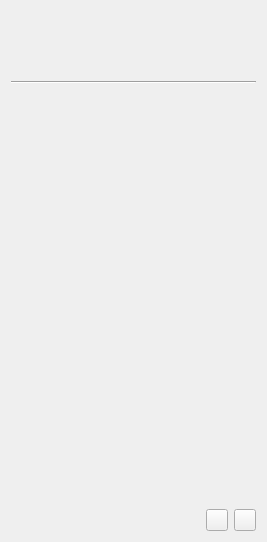
<?xml version="1.0" encoding="UTF-8"?>
<ui version="4.0">
 <class>DocumentWidget</class>
 <widget class="QWidget" name="DocumentWidget">
  <property name="geometry">
   <rect>
    <x>0</x>
    <y>0</y>
    <width>267</width>
    <height>542</height>
   </rect>
  </property>
  <property name="windowTitle">
   <string>Form</string>
  </property>
  <layout class="QVBoxLayout" name="verticalLayout">
   <item>
    <layout class="QHBoxLayout" name="horizontalLayout">
     <item>
      <spacer name="horizontalSpacer">
       <property name="orientation">
        <enum>Qt::Horizontal</enum>
       </property>
       <property name="sizeHint" stdset="0">
        <size>
         <width>40</width>
         <height>20</height>
        </size>
       </property>
      </spacer>
     </item>
     <item>
      <widget class="QLabel" name="icon">
       <property name="enabled">
        <bool>true</bool>
       </property>
       <property name="sizePolicy">
        <sizepolicy hsizetype="Fixed" vsizetype="Fixed">
         <horstretch>0</horstretch>
         <verstretch>0</verstretch>
        </sizepolicy>
       </property>
       <property name="minimumSize">
        <size>
         <width>64</width>
         <height>64</height>
        </size>
       </property>
       <property name="maximumSize">
        <size>
         <width>64</width>
         <height>64</height>
        </size>
       </property>
       <property name="text">
        <string/>
       </property>
      </widget>
     </item>
     <item>
      <spacer name="horizontalSpacer_2">
       <property name="orientation">
        <enum>Qt::Horizontal</enum>
       </property>
       <property name="sizeHint" stdset="0">
        <size>
         <width>40</width>
         <height>20</height>
        </size>
       </property>
      </spacer>
     </item>
    </layout>
   </item>
   <item>
    <widget class="Line" name="line">
     <property name="orientation">
      <enum>Qt::Horizontal</enum>
     </property>
    </widget>
   </item>
   <item>
    <widget class="QScrollArea" name="scrollArea">
     <property name="frameShape">
      <enum>QFrame::NoFrame</enum>
     </property>
     <property name="horizontalScrollBarPolicy">
      <enum>Qt::ScrollBarAlwaysOff</enum>
     </property>
     <property name="widgetResizable">
      <bool>true</bool>
     </property>
     <widget class="QWidget" name="contents">
      <property name="geometry">
       <rect>
        <x>0</x>
        <y>0</y>
        <width>259</width>
        <height>429</height>
       </rect>
      </property>
      <layout class="QVBoxLayout" name="verticalLayout_2">
       <item>
        <widget class="KFileMetaDataWidget" name="kfmdWidget"/>
       </item>
       <item>
        <spacer name="verticalSpacer">
         <property name="orientation">
          <enum>Qt::Vertical</enum>
         </property>
         <property name="sizeHint" stdset="0">
          <size>
           <width>20</width>
           <height>286</height>
          </size>
         </property>
        </spacer>
       </item>
      </layout>
     </widget>
    </widget>
   </item>
   <item>
    <layout class="QHBoxLayout" name="horizontalLayout_3">
     <item>
      <spacer name="horizontalSpacer_4">
       <property name="orientation">
        <enum>Qt::Horizontal</enum>
       </property>
       <property name="sizeHint" stdset="0">
        <size>
         <width>40</width>
         <height>20</height>
        </size>
       </property>
      </spacer>
     </item>
     <item>
      <widget class="QPushButton" name="addPublication">
       <property name="minimumSize">
        <size>
         <width>22</width>
         <height>22</height>
        </size>
       </property>
       <property name="maximumSize">
        <size>
         <width>22</width>
         <height>22</height>
        </size>
       </property>
       <property name="toolTip">
        <string>Add Publication</string>
       </property>
       <property name="text">
        <string/>
       </property>
       <property name="iconSize">
        <size>
         <width>22</width>
         <height>22</height>
        </size>
       </property>
      </widget>
     </item>
     <item>
      <widget class="QPushButton" name="removePublication">
       <property name="minimumSize">
        <size>
         <width>22</width>
         <height>22</height>
        </size>
       </property>
       <property name="maximumSize">
        <size>
         <width>22</width>
         <height>22</height>
        </size>
       </property>
       <property name="toolTip">
        <string>Remove Publication</string>
       </property>
       <property name="text">
        <string/>
       </property>
       <property name="iconSize">
        <size>
         <width>22</width>
         <height>22</height>
        </size>
       </property>
      </widget>
     </item>
    </layout>
   </item>
  </layout>
 </widget>
 <customwidgets>
  <customwidget>
   <class>KFileMetaDataWidget</class>
   <extends>QWidget</extends>
   <header>kfilemetadatawidget.h</header>
  </customwidget>
 </customwidgets>
 <resources/>
 <connections>
  <connection>
   <sender>addPublication</sender>
   <signal>clicked()</signal>
   <receiver>DocumentWidget</receiver>
   <slot>addPublication()</slot>
   <hints>
    <hint type="sourcelabel">
     <x>143</x>
     <y>523</y>
    </hint>
    <hint type="destinationlabel">
     <x>146</x>
     <y>566</y>
    </hint>
   </hints>
  </connection>
  <connection>
   <sender>removePublication</sender>
   <signal>clicked()</signal>
   <receiver>DocumentWidget</receiver>
   <slot>removePublication()</slot>
   <hints>
    <hint type="sourcelabel">
     <x>241</x>
     <y>529</y>
    </hint>
    <hint type="destinationlabel">
     <x>239</x>
     <y>551</y>
    </hint>
   </hints>
  </connection>
 </connections>
 <slots>
  <slot>addPublication()</slot>
  <slot>removePublication()</slot>
 </slots>
</ui>
